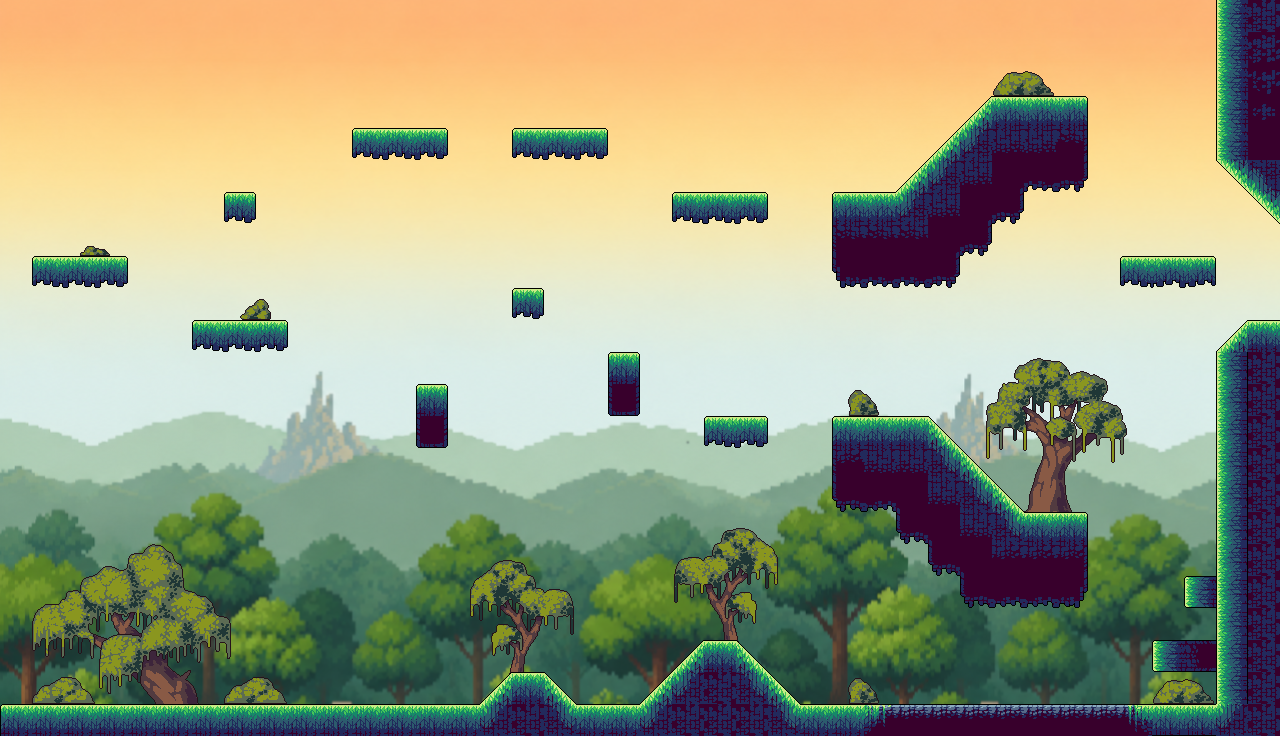

Tiled map render using the project's own tile images. Description and the whole map definition, tile-layer contents included, below:
An orthogonal 40x23 tile map with 32x32 px tiles, 2 tile layers (Deco, Platforms), 6 tilesets, 1 image layer.

<map version="1.10" tiledversion="1.12.1" orientation="orthogonal" renderorder="right-down" width="40" height="23" tilewidth="32" tileheight="32" infinite="0" nextlayerid="7" nextobjectid="1">
 <tileset firstgid="1" name="Tierra arriba" tilewidth="32" tileheight="32" tilecount="920" columns="40">
  <image source="../Mapas/Tierra arriba.png" width="1280" height="736" />
 </tileset>
 <tileset firstgid="921" source="Tileset_Tierra_.tsx" />
 <tileset firstgid="1017" source="Tileset_Tierra_girado.tsx" />
 <tileset firstgid="1113" source="CartelDerecha.tsx" />
 <tileset firstgid="1114" source="Decoracion/Arboles.tsx" />
 <tileset firstgid="1246" source="Decoracion/Arbustos.tsx" />
 <imagelayer id="3" name="FondoTierraArriba">
  <image source="../Mapas/Tierra arriba.png" width="1280" height="736" />
 </imagelayer>
 <layer id="2" name="Deco" width="40" height="23">
  <data encoding="csv">
0,0,0,0,0,0,0,0,0,0,0,0,0,0,0,0,0,0,0,0,0,0,0,0,0,0,0,0,0,0,0,0,0,0,0,0,0,0,3221226504,957,
0,0,0,0,0,0,0,0,0,0,0,0,0,0,0,0,0,0,0,0,0,0,0,0,0,0,0,0,0,0,0,0,0,0,0,0,0,0,3221226504,958,
0,0,0,0,0,0,0,0,0,0,0,0,0,0,0,0,0,0,0,0,0,0,0,0,0,0,0,0,0,0,0,1254,1255,0,0,0,0,0,3221226504,959,
0,0,0,0,0,0,0,0,0,0,0,0,0,0,0,0,0,0,0,0,0,0,0,0,0,0,0,0,0,0,963,2147484570,2147484570,2147484569,0,0,0,0,3221226504,960,
0,0,0,0,0,0,0,0,0,0,0,969,970,971,0,0,969,970,971,0,0,0,0,0,0,0,0,0,0,963,2147484622,2147484583,2147484583,2147484581,0,0,0,0,3221226504,924,
0,0,0,0,0,0,0,0,0,0,0,0,0,0,0,0,0,0,0,0,0,0,0,0,0,0,0,0,963,2147484622,2147484583,2147484588,2147484625,2147484624,0,0,0,0,1073742787,3221226446,
0,0,0,0,0,0,0,972,0,0,0,0,0,0,0,0,0,0,0,0,0,969,970,971,0,0,2147484571,2147484570,2147484622,2147484583,2147484588,2147484624,0,0,0,0,0,0,0,1073742787,
0,0,1256,1257,0,0,0,0,0,0,0,0,0,0,0,0,0,0,0,0,0,0,0,0,0,0,2147484584,2147484582,2147484582,2147484588,2147484624,0,0,0,0,0,0,0,0,0,
0,969,970,971,0,0,0,0,0,0,0,0,0,0,0,0,0,0,0,0,0,0,0,0,0,0,2147484626,2147484625,2147484625,2147484624,0,0,0,0,0,0,0,0,0,0,
0,0,0,0,0,0,0,1268,1269,0,0,0,0,0,0,0,972,0,0,0,0,0,0,0,0,0,0,0,0,0,0,0,0,0,0,0,0,0,0,0,
0,0,0,0,0,0,969,970,971,0,0,0,0,0,0,0,0,0,0,0,0,0,0,0,0,0,0,0,0,0,0,0,0,0,0,0,0,0,0,0,
0,0,0,0,0,0,0,0,0,0,0,0,0,0,0,0,0,0,0,925,0,0,0,0,0,0,0,0,0,0,1186,1187,1188,1189,1190,1191,0,0,0,0,
0,0,0,0,0,0,0,0,0,0,0,0,0,925,0,0,0,0,0,949,0,0,0,0,0,0,1278,1279,0,0,1198,1199,1200,1201,1202,1203,0,0,0,0,
0,0,0,0,0,0,0,0,0,0,0,0,0,949,0,0,0,0,0,0,0,0,969,971,0,0,921,922,922,962,1210,1211,1212,1213,1214,1215,0,0,0,0,
0,0,0,0,0,0,0,0,0,0,0,0,0,0,0,0,0,0,0,0,0,0,0,0,0,0,0,0,0,974,1222,1223,1224,1225,1226,1227,0,0,0,0,
0,0,0,0,0,0,0,0,0,0,0,0,0,0,0,0,0,0,0,0,0,2147484772,2147484771,2147484770,2147484769,0,0,0,940,935,1234,1235,1236,1237,1238,1239,0,0,0,0,
0,0,0,0,0,0,0,0,0,0,0,0,0,0,1121,1122,1123,1124,0,0,0,2147484784,2147484783,2147484782,2147484781,0,0,0,976,940,935,974,922,923,0,0,0,0,0,0,
0,1114,1115,1116,1117,1118,1119,1120,0,0,0,0,0,0,1133,1134,1135,1136,0,0,0,2147484796,2147484795,2147484794,2147484793,0,0,0,0,976,940,934,934,936,0,0,0,0,2147484720,957,
0,1126,1127,1128,1129,1130,1131,1132,0,0,0,0,0,0,1145,1146,1147,1148,0,0,0,2147484808,2147484807,2147484806,2147484805,0,0,0,0,0,976,977,977,978,0,0,0,1610613661,2147484720,957,
0,1138,1139,1140,1141,1142,1143,1144,0,0,0,0,0,0,1157,1158,1159,1160,0,0,0,2147484820,2147484819,2147484818,2147484817,0,0,0,0,0,0,0,0,0,0,0,0,0,2147484720,957,
0,1150,1151,1152,1153,1154,1155,1156,0,0,0,0,0,0,1169,1170,1171,1172,0,0,0,2147484832,2147484831,2147484830,2147484829,0,0,0,0,0,0,0,0,0,0,0,1610613661,1610613673,2147484720,957,
0,1264,1265,1164,1165,1166,1167,1264,1265,0,0,0,0,0,1181,1182,1183,1184,0,0,963,975,957,974,962,0,1278,1279,0,0,0,0,0,0,0,0,1254,1255,2147484720,957,
921,1174,1175,1176,1177,1178,1179,1180,922,0,922,922,922,922,922,975,957,974,922,922,975,957,957,957,974,922,922,954,930,930,930,930,930,930,930,953,927,927,975,957
</data>
 </layer>
 <layer id="6" name="Platforms" width="40" height="23">
  <data encoding="csv">
0,0,0,0,0,0,0,0,0,0,0,0,0,0,0,0,0,0,0,0,0,0,0,0,0,0,0,0,0,0,0,0,0,0,0,0,0,0,3221226504,957,
0,0,0,0,0,0,0,0,0,0,0,0,0,0,0,0,0,0,0,0,0,0,0,0,0,0,0,0,0,0,0,0,0,0,0,0,0,0,3221226504,958,
0,0,0,0,0,0,0,0,0,0,0,0,0,0,0,0,0,0,0,0,0,0,0,0,0,0,0,0,0,0,0,0,0,0,0,0,0,0,3221226504,959,
0,0,0,0,0,0,0,0,0,0,0,0,0,0,0,0,0,0,0,0,0,0,0,0,0,0,0,0,0,0,963,2147484570,2147484570,2147484569,0,0,0,0,3221226504,960,
0,0,0,0,0,0,0,0,0,0,0,969,970,971,0,0,969,970,971,0,0,0,0,0,0,0,0,0,0,963,2147484622,2147484583,2147484583,2147484581,0,0,0,0,3221226504,924,
0,0,0,0,0,0,0,0,0,0,0,0,0,0,0,0,0,0,0,0,0,0,0,0,0,0,0,0,963,2147484622,2147484583,2147484588,2147484625,2147484624,0,0,0,0,1073742787,3221226446,
0,0,0,0,0,0,0,972,0,0,0,0,0,0,0,0,0,0,0,0,0,969,970,971,0,0,2147484571,2147484570,2147484622,2147484583,2147484588,2147484624,0,0,0,0,0,0,0,1073742787,
0,0,0,0,0,0,0,0,0,0,0,0,0,0,0,0,0,0,0,0,0,0,0,0,0,0,2147484584,2147484582,2147484582,2147484588,2147484624,0,0,0,0,0,0,0,0,0,
0,969,970,971,0,0,0,0,0,0,0,0,0,0,0,0,0,0,0,0,0,0,0,0,0,0,2147484626,2147484625,2147484625,2147484624,0,0,0,0,0,969,2147484618,2147484617,0,0,
0,0,0,0,0,0,0,0,0,0,0,0,0,0,0,0,972,0,0,0,0,0,0,0,0,0,0,0,0,0,0,0,0,0,0,0,0,0,0,0,
0,0,0,0,0,0,969,970,971,0,0,0,0,0,0,0,0,0,0,0,0,0,0,0,0,0,0,0,0,0,0,0,0,0,0,0,0,0,963,922,
0,0,0,0,0,0,0,0,0,0,0,0,0,0,0,0,0,0,0,925,0,0,0,0,0,0,0,0,0,0,0,0,0,0,0,0,0,0,2147484720,957,
0,0,0,0,0,0,0,0,0,0,0,0,0,925,0,0,0,0,0,949,0,0,0,0,0,0,0,0,0,0,0,0,0,0,0,0,0,0,2147484720,957,
0,0,0,0,0,0,0,0,0,0,0,0,0,949,0,0,0,0,0,0,0,0,969,971,0,0,921,922,922,962,0,0,0,0,0,0,0,0,2147484720,957,
0,0,0,0,0,0,0,0,0,0,0,0,0,0,0,0,0,0,0,0,0,0,0,0,0,0,933,935,935,974,962,0,0,0,0,0,0,0,2147484720,957,
0,0,0,0,0,0,0,0,0,0,0,0,0,0,0,0,0,0,0,0,0,0,0,0,0,0,976,977,940,935,974,962,0,0,0,0,0,0,2147484720,957,
0,0,0,0,0,0,0,0,0,0,0,0,0,0,0,0,0,0,0,0,0,0,0,0,0,0,0,0,976,940,935,974,922,923,0,0,0,0,2147484720,957,
0,0,0,0,0,0,0,0,0,0,0,0,0,0,0,0,0,0,0,0,0,0,0,0,0,0,0,0,0,976,940,934,934,936,0,0,0,0,2147484720,957,
0,0,0,0,0,0,0,0,0,0,0,0,0,0,0,0,0,0,0,0,0,0,0,0,0,0,0,0,0,0,976,977,977,978,0,0,0,1610613661,2147484720,957,
0,0,0,0,0,0,0,0,0,0,0,0,0,0,0,0,0,0,0,0,0,0,0,0,0,0,0,0,0,0,0,0,0,0,0,0,0,0,2147484720,957,
0,0,0,0,0,0,0,0,0,0,0,0,0,0,0,0,0,0,0,0,0,963,922,962,0,0,0,0,0,0,0,0,0,0,0,0,1610613661,1610613673,2147484720,957,
0,0,0,0,0,0,0,0,0,0,0,0,0,0,0,963,922,962,0,0,963,975,957,974,962,0,0,0,0,0,0,0,0,0,0,0,0,0,2147484720,957,
921,922,922,922,922,922,922,922,922,922,922,922,922,922,922,975,957,974,922,922,975,957,957,957,974,922,922,954,930,930,930,930,930,930,930,953,927,927,975,957
</data>
 </layer>
</map>
